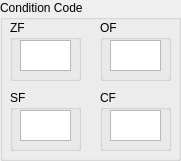
     <widget class="QGroupBox" name="groupBox_2">
      <property name="geometry">
       <rect>
        <x>490</x>
        <y>100</y>
        <width>181</width>
        <height>161</height>
       </rect>
      </property>
      <property name="title">
       <string>Condition Code</string>
      </property>
      <widget class="QGroupBox" name="ZFBOX">
       <property name="geometry">
        <rect>
         <x>10</x>
         <y>20</y>
         <width>71</width>
         <height>61</height>
        </rect>
       </property>
       <property name="title">
        <string>ZF</string>
       </property>
       <widget class="QTextBrowser" name="ZF">
        <property name="geometry">
         <rect>
          <x>10</x>
          <y>20</y>
          <width>51</width>
          <height>31</height>
         </rect>
        </property>
       </widget>
      </widget>
      <widget class="QGroupBox" name="OFBOX">
       <property name="geometry">
        <rect>
         <x>100</x>
         <y>20</y>
         <width>71</width>
         <height>61</height>
        </rect>
       </property>
       <property name="title">
        <string>OF</string>
       </property>
       <widget class="QTextBrowser" name="OF">
        <property name="geometry">
         <rect>
          <x>10</x>
          <y>20</y>
          <width>51</width>
          <height>31</height>
         </rect>
        </property>
       </widget>
      </widget>
      <widget class="QGroupBox" name="SFBOX">
       <property name="geometry">
        <rect>
         <x>10</x>
         <y>90</y>
         <width>71</width>
         <height>61</height>
        </rect>
       </property>
       <property name="title">
        <string>SF</string>
       </property>
       <widget class="QTextBrowser" name="SF">
        <property name="geometry">
         <rect>
          <x>10</x>
          <y>20</y>
          <width>51</width>
          <height>31</height>
         </rect>
        </property>
       </widget>
      </widget>
      <widget class="QGroupBox" name="CFBOX">
       <property name="geometry">
        <rect>
         <x>100</x>
         <y>90</y>
         <width>71</width>
         <height>61</height>
        </rect>
       </property>
       <property name="title">
        <string>CF</string>
       </property>
       <widget class="QTextBrowser" name="CF">
        <property name="geometry">
         <rect>
          <x>10</x>
          <y>20</y>
          <width>51</width>
          <height>31</height>
         </rect>
        </property>
       </widget>
      </widget>
     </widget>
